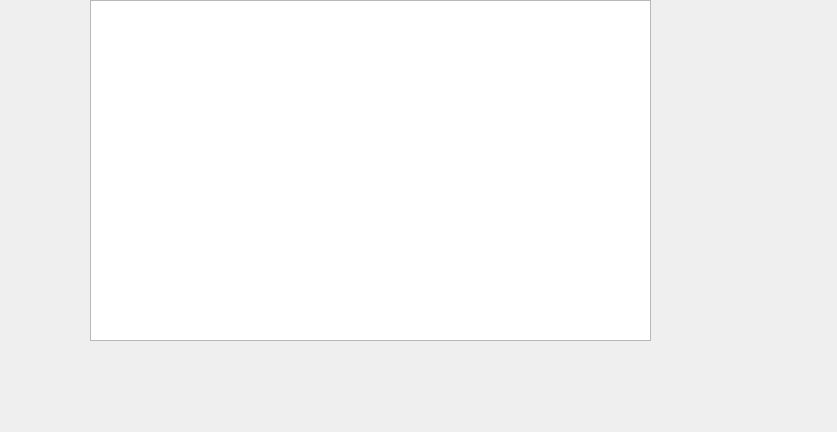
<?xml version="1.0" encoding="UTF-8"?>
<ui version="4.0">
 <class>Adjacency</class>
 <widget class="QWidget" name="Adjacency">
  <property name="geometry">
   <rect>
    <x>0</x>
    <y>0</y>
    <width>837</width>
    <height>432</height>
   </rect>
  </property>
  <property name="windowTitle">
   <string>Form</string>
  </property>
  <widget class="QTableWidget" name="tableAdj">
   <property name="geometry">
    <rect>
     <x>90</x>
     <y>0</y>
     <width>561</width>
     <height>341</height>
    </rect>
   </property>
  </widget>
 </widget>
 <resources/>
 <connections/>
</ui>
